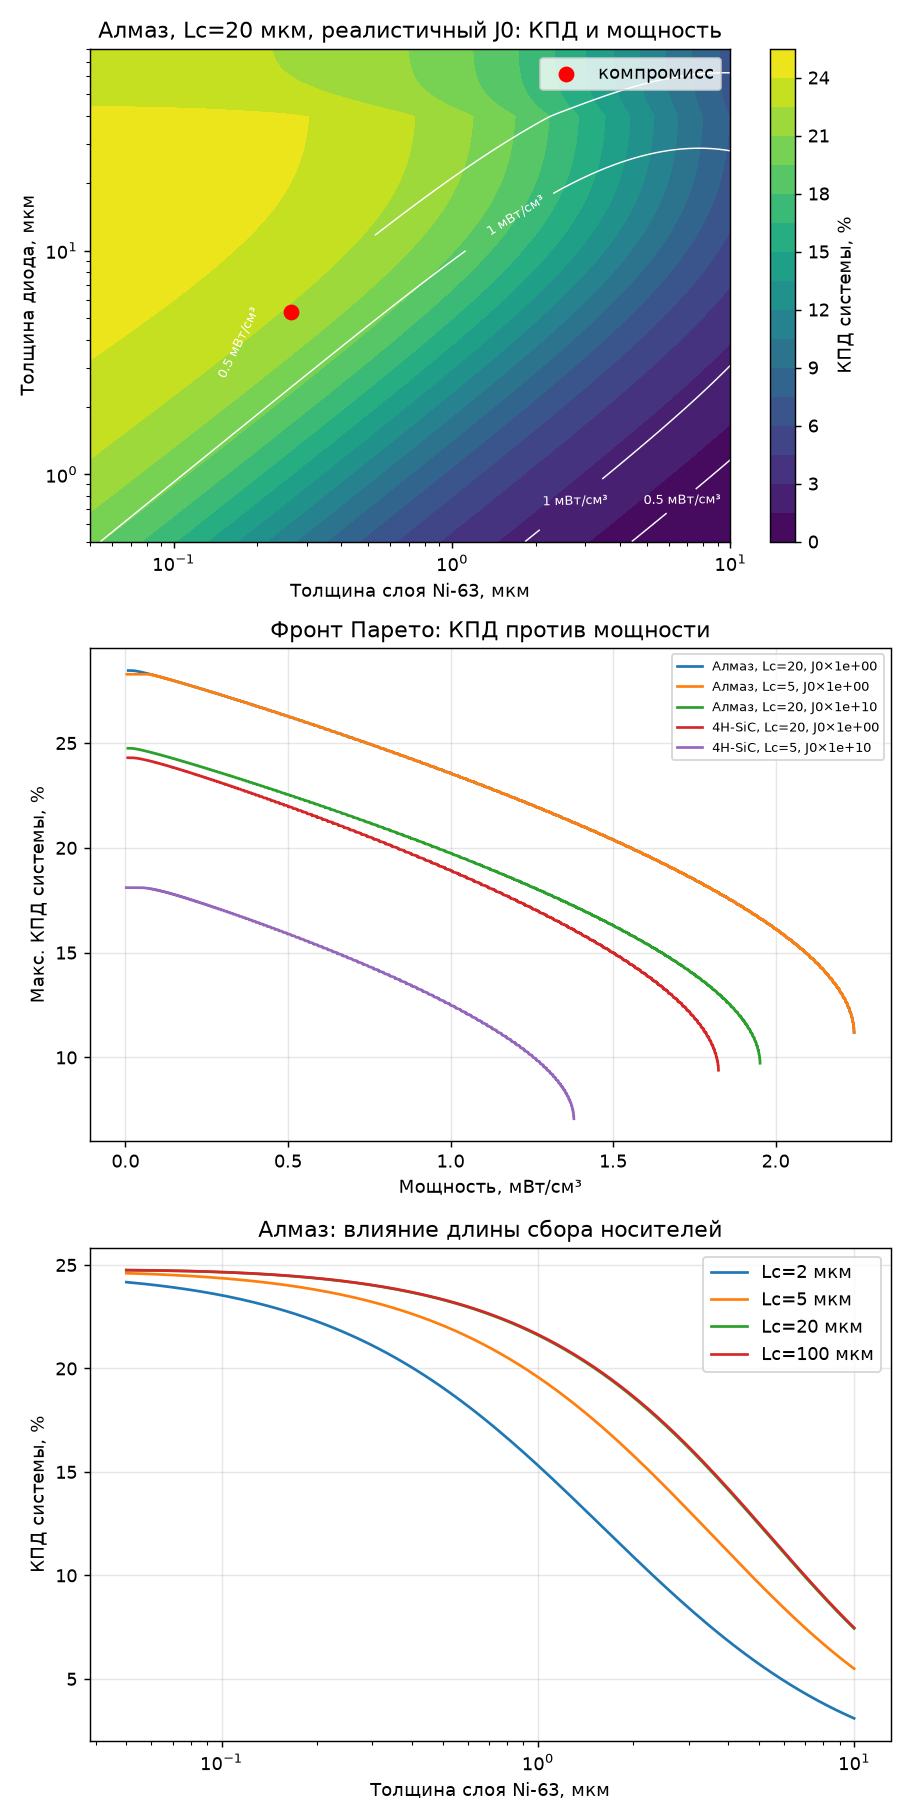

Write Python code to recreate this figure.
"""
Этап 3: многослойная структура [источник Ni-63 | диод | источник | диод ...]
Периодическая стопка, 1D-модель экспоненциального ослабления бета-потока,
перенос электронов через слои суммируется геометрическим рядом.
"""
import numpy as np
import matplotlib
matplotlib.use("Agg")
import matplotlib.pyplot as plt

kT, Q, CI = 0.02585, 1.602e-19, 3.7e10
MU_MASS = 17 * 0.0669**-1.14                      # см²/г, Ni-63 (Emax 66.9 кэВ)
SA, RHO_NI, EMEAN = 56.7, 8.9, 17.4e3             # Ки/г, г/см³, эВ
P_VOL = SA * RHO_NI * CI * EMEAN * Q              # Вт/см³ распада (чистый Ni-63)
T_HALF = 100.1

MAT = {"Алмаз": dict(Eg=5.47, rho=3.52), "4H-SiC": dict(Eg=3.26, rho=3.21)}
mu_s = MU_MASS * RHO_NI * 1e-4                    # 1/мкм

def eps(Eg): return 2.8*Eg + 0.5

def electric(P_col, Eg, J0_factor):
    Jsc = P_col / eps(Eg)
    J0 = 1.5e5*np.exp(-Eg/kT)*J0_factor
    Voc = kT*np.log(Jsc/J0 + 1); v = Voc/kT
    FF = (v - np.log(v+0.72))/(v+1)
    return Jsc*Voc*FF

def stack(ts, td, mat, Lc, J0_factor=1.0):
    """ts, td в мкм. Возвращает КПД системы и мощность на объём."""
    mu_d = MU_MASS*MAT[mat]["rho"]*1e-4
    Ts, Td = np.exp(-mu_s*ts), np.exp(-mu_d*td)
    f_esc = (1 - Ts)/(mu_s*ts)                    # доля энергии, вышедшая из слоя источника
    # доля входящего в диод потока, поглощённая в зоне сбора (Lc от каждой грани)
    c = np.where(td <= 2*Lc, 1 - Td,
                 (1 - np.exp(-mu_d*Lc)) + (np.exp(-mu_d*(td-Lc)) - Td))
    F = c / (1 - Td*Ts)                           # с учётом многократного прохода по стопке
    P_src = P_VOL*ts*1e-4                         # Вт/см² распада в одном слое
    P_col = P_src*f_esc*F                         # собранная мощность на один диод
    P_el = electric(P_col, MAT[mat]["Eg"], J0_factor)
    eta = P_el/P_src
    P_v = P_el/((ts+td)*1e-4)                     # Вт/см³ стопки
    return eta, P_v, f_esc, F

ts = np.geomspace(0.05, 10, 160)
td = np.geomspace(0.5, 80, 160)
TS, TD = np.meshgrid(ts, td)

scen = [("Алмаз", 20, 1), ("Алмаз", 5, 1), ("Алмаз", 20, 1e10), ("4H-SiC", 20, 1), ("4H-SiC", 5, 1e10)]
res = {}
print(f"Мощность распада чистого Ni-63: {P_VOL*1e3:.1f} мВт/см³, {P_VOL/RHO_NI*1e3:.2f} мВт/г\n")
for mat, Lc, jf in scen:
    eta, Pv, fe, F = stack(TS, TD, mat, Lc, jf)
    res[(mat, Lc, jf)] = (eta, Pv)
    i = np.unravel_index(np.argmax(eta), eta.shape)
    j = np.unravel_index(np.argmax(Pv), Pv.shape)
    tag = f"{mat}, Lc={Lc} мкм, J0×{jf:.0e}"
    print(f"=== {tag}")
    print(f"  Макс. КПД:     η={eta[i]*100:5.1f}%  ts={TS[i]:.2f} td={TD[i]:.1f} мкм  P={Pv[i]*1e3:.2f} мВт/см³")
    print(f"  Макс. мощность: η={eta[j]*100:5.1f}%  ts={TS[j]:.2f} td={TD[j]:.1f} мкм  P={Pv[j]*1e3:.2f} мВт/см³"
          f"  слоёв на мм: {1000/(TS[j]+TD[j]):.0f}")

# Компромиссная точка: макс. мощность при η ≥ 90% от максимума
eta, Pv = res[("Алмаз", 20, 1e10)]
mask = eta >= 0.9*eta.max()
k = np.unravel_index(np.argmax(np.where(mask, Pv, 0)), Pv.shape)
ts_k, td_k, P_k, e_k = TS[k], TD[k], Pv[k], eta[k]
avg = (1-2**(-100/T_HALF))/(np.log(2)/T_HALF)     # эффективные годы работы за 100 лет
E100 = P_k*avg*8766                               # Вт·ч/см³
E50 = P_k*(1-2**(-50/T_HALF))/(np.log(2)/T_HALF)*8766
print(f"\n=== Компромисс (реалистичный алмаз, Lc=20): ts={ts_k:.2f} td={td_k:.1f} мкм, η={e_k*100:.1f}%, P={P_k*1e3:.2f} мВт/см³")
print(f"  Мощность через 50 лет: {P_k*0.5**(50/T_HALF)*1e3:.2f} мВт/см³, через 100 лет: {P_k*0.5**(100/T_HALF)*1e3:.2f}")
print(f"  Энергия за 50 лет: {E50:.0f} Вт·ч/л, за 100 лет: {E100:.0f} Вт·ч/л  (Li-ion ≈ 700 Вт·ч/л, один цикл)")
print(f"  Для 1 мВт нужно {1e-3/P_k:.2f} см³ стопки и {1e-3/(e_k*P_VOL/RHO_NI):.2f} г Ni-63")

# Влияние обогащения (Ni-63 в смеси со стабильным Ni): КПД тот же, мощность ∝ обогащению
for enr in [0.15, 0.5, 1.0]:
    print(f"  Обогащение {enr*100:.0f}%: {P_k*enr*1e3:.2f} мВт/см³")

# --- графики
fig, ax = plt.subplots(3, 1, figsize=(7, 14))
eta, Pv = res[("Алмаз", 20, 1e10)]
cs = ax[0].contourf(TS, TD, eta*100, levels=20, cmap="viridis")
fig.colorbar(cs, ax=ax[0], label="КПД системы, %")
c2 = ax[0].contour(TS, TD, Pv*1e3, levels=[0.5,1,2,4,6], colors="w", linewidths=0.8)
ax[0].clabel(c2, fmt="%g мВт/см³", fontsize=7)
ax[0].scatter(ts_k, td_k, c="r", s=60, zorder=5, label="компромисс")
ax[0].set_xscale("log"); ax[0].set_yscale("log")
ax[0].set_xlabel("Толщина слоя Ni-63, мкм"); ax[0].set_ylabel("Толщина диода, мкм")
ax[0].set_title("Алмаз, Lc=20 мкм, реалистичный J0: КПД и мощность"); ax[0].legend()

for (mat, Lc, jf), (e, p) in res.items():
    order = np.argsort(p.ravel())
    pp, ee = p.ravel()[order], e.ravel()[order]
    front = np.maximum.accumulate(ee[::-1])[::-1]   # Парето: макс. η при мощности ≥ P
    ax[1].plot(pp*1e3, front*100, label=f"{mat}, Lc={Lc}, J0×{jf:.0e}")
ax[1].set_xlabel("Мощность, мВт/см³"); ax[1].set_ylabel("Макс. КПД системы, %")
ax[1].set_title("Фронт Парето: КПД против мощности"); ax[1].grid(alpha=.3); ax[1].legend(fontsize=7)

for Lc in [2, 5, 20, 100]:
    e, _, _, _ = stack(ts, np.full_like(ts, 2*Lc if Lc < 40 else 60), "Алмаз", Lc, 1e10)
    ax[2].plot(ts, e*100, label=f"Lc={Lc} мкм")
ax[2].set_xscale("log"); ax[2].set_xlabel("Толщина слоя Ni-63, мкм"); ax[2].set_ylabel("КПД системы, %")
ax[2].set_title("Алмаз: влияние длины сбора носителей"); ax[2].grid(alpha=.3); ax[2].legend()
plt.tight_layout(); plt.savefig("betavoltaic_stack.png", dpi=130)
